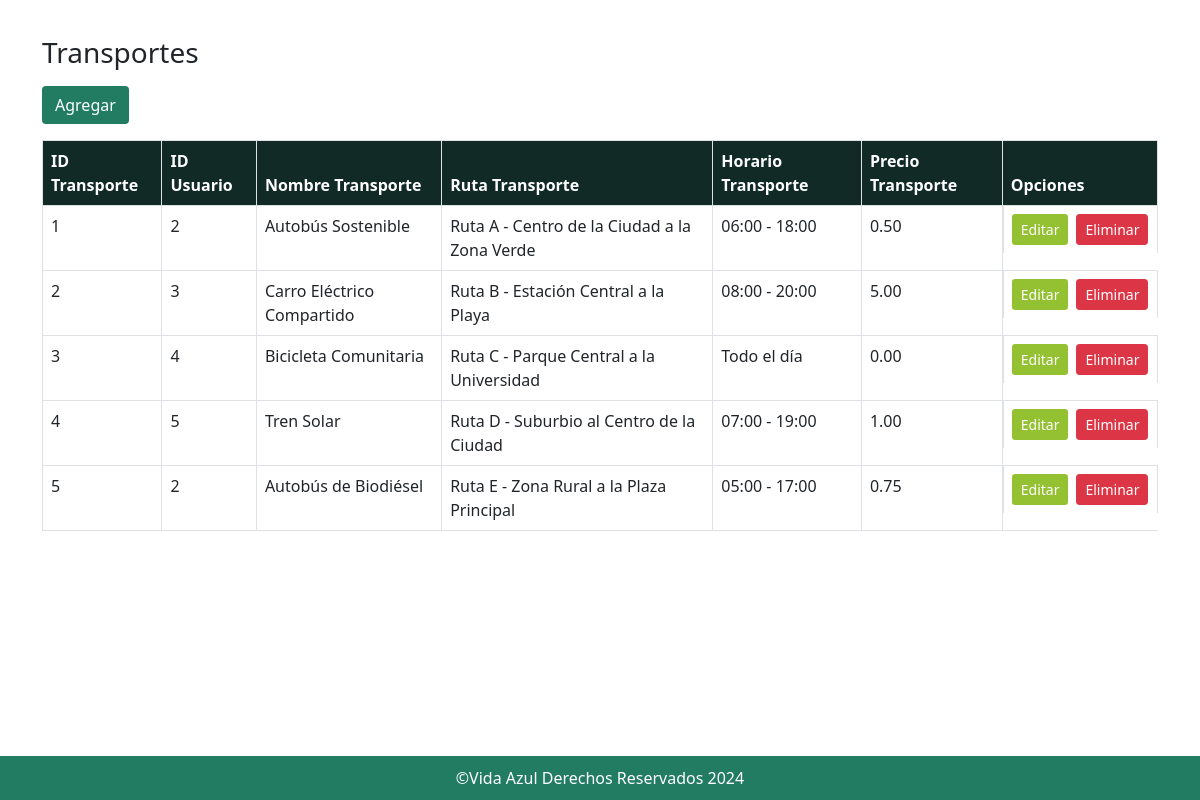
/transporte/listado.php, run on the app's committed database.
### tables this page shows
CREATE TABLE `transportes` (
  `id_transporte` int(11) NOT NULL,
  `id_usuario` int(11) DEFAULT NULL,
  `nombre_transporte` varchar(100) NOT NULL,
  `ruta_transporte` varchar(255) DEFAULT NULL,
  `horario_transporte` varchar(100) DEFAULT NULL,
  `precio_transporte` decimal(10,2) DEFAULT NULL
);

### transporte/listado.php (the view, shortened to what this page needs)
<!DOCTYPE html>
<html lang="en">
<head>
    <link href="https://cdn.jsdelivr.net/npm/bootstrap@5.0.2/dist/css/bootstrap.min.css" rel="stylesheet"
>
    <link href="https://cdn.jsdelivr.net/npm/bootstrap-icons/font/bootstrap-icons.css" rel="stylesheet">
    <link href="../styles.css" rel="stylesheet">
</head>
<body>
    <main class="flex-shrink-0">
        <div class="container">
            <h3 class="my-3" id="titulo">Transportes</h3>
            <a href="nuevo.php" class="btn" style="background-color: #217C61; color: white;">Agregar</a>
            <table class="table table-hover table-bordered my-3"  aria-describedby="titulo">
                <thead  style="background-color: #112A26; color: white;">
                    <tr>
                        <th scope="col">ID Transporte</th>
                        <th scope="col">ID Usuario</th>
                        <th scope="col">Nombre Transporte</th>
                        <th scope="col">Ruta Transporte</th>
                        <th scope="col">Horario Transporte</th>
                        <th scope="col">Precio Transporte</th>
                        <th scope="col">Opciones</th>
                    </tr>
                </thead>
                <?php
                    $conexion = new mysqli("localhost", "vida_azul", "vidaazul", "vida_azul");
                    $sql = "SELECT id_transporte, id_usuario, nombre_transporte, ruta_transporte, horario_transporte, precio_transporte FROM transportes";
                    $result = $conexion->query($sql);
                    if ($result->num_rows > 0) {
                        while($row = $result->fetch_assoc()) {
                            $id = $row['id_transporte'];
                            $id_usuario = $row['id_usuario'];
                            $nombre_transporte = $row['nombre_transporte'];
                            $ruta_transporte = $row['ruta_transporte'];
                            $horario_transporte = $row['horario_transporte'];
                            $precio_transporte = $row['precio_transporte'];
                ?>
                <tbody>
                    <tr>
                        <td name="id"><?php echo $id; ?></td>
                        <td name="id_usuario"><?php echo $id_usuario; ?></td>
                        <td name="nombre_transporte"><?php echo $nombre_transporte; ?></td>
                        <td name="ruta_transporte"><?php echo $ruta_transporte; ?></td>
                        <td name="horario_transporte"><?php echo $horario_transporte; ?></td>
                        <td name="precio_transporte"><?php echo $precio_transporte; ?></td>
                        <td style="display: flex; align-items: center;">
                            <a href="edita.php?id=<?php echo $id; ?>" class="btn btn-sm me-2"style="background-color: #94C132; color: white;">Editar</a>
                            <button type="button" class="btn btn-danger btn-sm" data-bs-toggle="modal" data-bs-target="#eliminaModal" data-bs-id="<?php echo $id; ?>">Eliminar</button>
                        </td>
                    </tr>
                </tbody>
                <?php
                        }
                    } else {
                        echo "No se encontraron transportes, por favor intente nuevamente.";
                    }
                ?>
            </table>
        </div>
    </main>
    <div class="p-4"> </div>
    <footer class="footer" style="background-color:#217C61;position: fixed; bottom: 0;width: 100%;" class="col text-center text-white mt-auto p-1">
        <div class="container ">
            <div class="col">
                <p style="color: white;">&COPY;Vida Azul Derechos Reservados 2024</p>
            </div>
        </div>
    </footer>
</body>
</html>

### styles.css (style rules this page uses)
* { box-sizing: border-box; }
--------------------------------------Footer------------------------------------- html, body { height: 100%; margin: 0; padding: 0; }
body { display: flex; flex-direction: column; }
footer.footer { background-color: #217C61; color: white; padding: 10px 0; flex-shrink: 0; text-align: center; width: 100%; }
.container { flex: 1 0 auto; }
footer p { margin: 0; }
main { padding: 20px; }
button { background-color: #007BFF; color: white; border: none; padding: 10px 15px; cursor: pointer; border-radius: 3px; }

### data on the page
transportes: id_transporte "1", id_usuario "2", nombre_transporte "Autobús Sostenible", ruta_transporte "Ruta A - Centro de la Ciudad a la Zona Verde", horario_transporte "06:00 - 18:00", precio_transporte "0.50"
transportes: id_transporte "2", id_usuario "3", nombre_transporte "Carro Eléctrico Compartido", ruta_transporte "Ruta B - Estación Central a la Playa", horario_transporte "08:00 - 20:00", precio_transporte "5.00"
transportes: id_transporte "3", id_usuario "4", nombre_transporte "Bicicleta Comunitaria", ruta_transporte "Ruta C - Parque Central a la Universidad", horario_transporte "Todo el día", precio_transporte "0.00"
transportes: id_transporte "4", id_usuario "5", nombre_transporte "Tren Solar", ruta_transporte "Ruta D - Suburbio al Centro de la Ciudad", horario_transporte "07:00 - 19:00", precio_transporte "1.00"
transportes: id_transporte "5", id_usuario "2", nombre_transporte "Autobús de Biodiésel", ruta_transporte "Ruta E - Zona Rural a la Plaza Principal", horario_transporte "05:00 - 17:00", precio_transporte "0.75"
